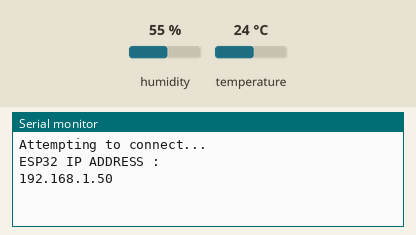
Bench run of a sketch on a simulated ESP32. On the bench: the last lines printed to the serial monitor. The test bench sets the inputs (shaded band); at power-on: humidity 55 %, temperature 24 °C. WiFi joins after 1.5 s; servers stay silent unless stated; no MQTT or app messages arrive unless stated.

Above: at 2.7 s.
2.8 s: humidity set to 22 %
At 6.1 s:
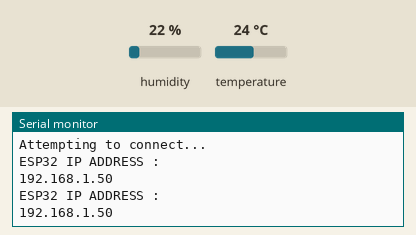
7.4 s: temperature set to 12 °C
At 11.5 s:
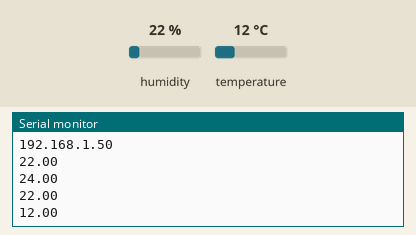
12.0 s: humidity set to 40 %
At 14.0 s:
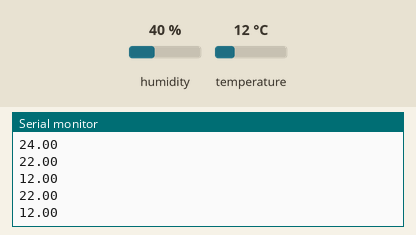
Timing chart, 0 to 15.5 s (numbered marks = the images above; inputs shaded):
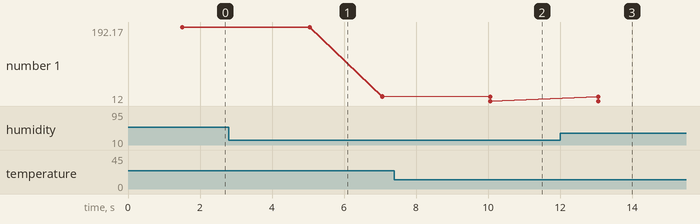

Measured:
- after the input at 7.4 s, the serial monitor: prints a new line after 2.7 s (image 2)
- plotted number 1: 24 → 12 after the input at 7.4 s

The sketch:

sketch_dec24a.ino
```cpp
/*
 *
 * This is sample code written for PG-DESD students of ACTS Batch to work with MQTT protocol
 *
 */
#include <WiFi.h>
#include <PubSubClient.h>
#include <esp_wifi.h>
#include "DHT.h"
#include <ArduinoJson.h>

// Set the custom MAC address in case your ESP32 is not regsitered with the acts network
uint8_t newMACAddress[] = {0x24, 0x6F, 0x28, 0xAA, 0x9B, 0x94};//24:6F:28:AA:9B:94
DynamicJsonDocument sensor_data_payload(1024);
#define DHTTYPE DHT22
uint8_t DHTPin = 4;
char sensor_data_format_for_mqtt_publish[1024];
const char* ssid =   "acts";                          //ssid - service set Identifier (Replace it with your ssid name)
const char* password =  "";                     // replace with ssid paasword
const char* mqttBroker = "192.168.77.175";                  // broker address - replace it with your broker address/cloud broker - test.mosquitto.org
//const char* mqttBrokerv1 = "test.mosquitto.org";
const int   mqttPort = 1883;                            // broker port number
const char* clientID = "techemotes";                   // client-id
//const char* clientIDv1 = "techemotes1";
const char* channelName1 = "cdac/diot/room/temp"; // topic names for publish
//const char* channelName2 =  "cdac/diot/room/humi";
DHT dht(DHTPin, DHTTYPE);
float h;
float t;
WiFiClient MQTTclient;
//WiFiClient MQTTclientv1;
PubSubClient client(MQTTclient);
//PubSubClient clientv1(MQTTclientv1);
long lastReconnectAttempt = 0;
boolean reconnect()
{
  if (client.connect(clientID)) {
    //client.subscribe(channelName); // Subscribe to channel.
    Serial.println("ESP32 IP ADDRESS : ");
    Serial.println(WiFi.localIP());
  }
  return client.connected();
}
//boolean reconnect_v1()
//{
//  if (clientv1.connect(clientIDv1)) {
//    //client.subscribe(channelName); // Subscribe to channel.
//    Serial.println("Subscribed");
//  }
//  return clientv1.connected();
//}
void setup() {
  Serial.begin(9600);
  pinMode(DHTPin, INPUT);
  dht.begin();
  Serial.println("Attempting to connect...");
  WiFi.mode(WIFI_STA);
  esp_wifi_set_mac(WIFI_IF_STA, &newMACAddress[0]);
  WiFi.begin(ssid, password); // Connect to WiFi.
  if (WiFi.waitForConnectResult() != WL_CONNECTED)
  {
    Serial.println("Couldn't connect to WiFi.");
  }
  Serial.println("ESP32 IP ADDRESS : ");
  Serial.println(WiFi.localIP());
  client.setServer(mqttBroker, mqttPort); // Connect to broker
//  clientv1.setServer(mqttBrokerv1, mqttPort); // Connect to broker
//  Serial.println("Connected to Broker");
  lastReconnectAttempt = 0;
}
void loop() {
  if (!client.connected())
  {
    long now = millis();
    if (now - lastReconnectAttempt > 5000) { // Try to reconnect.
      lastReconnectAttempt = now;
      if (reconnect())
      { // Attempt to reconnect.192.168.1.5
        lastReconnectAttempt = 0;
      }
    }
  }
//   if (!clientv1.connected())
//  {
//    long now = millis();
//    if (now - lastReconnectAttempt > 5000) { // Try to reconnect.
//      lastReconnectAttempt = now;
//      if (reconnect_v1())
//      { // Attempt to reconnect.192.168.1.5
//        lastReconnectAttempt = 0;
//      }
//    }
//  }
  else
  { //Connected.
    client.loop();
//    clientv1.loop();
    t = dht.readTemperature(); // Gets the values of the temperature
    h = dht.readHumidity(); // Gets the values of the humidity

    sensor_data_payload["temperatur"] = t;
    sensor_data_payload["humidit"] = h;
    serializeJson(sensor_data_payload, sensor_data_format_for_mqtt_publish);

    delay(2000);
    Serial.println(h);
    Serial.println(t);

    client.publish(channelName1, sensor_data_format_for_mqtt_publish);  //(topicname, payload)
//    clientv1.publish(channelName2, String(h).c_str());
//    clientv1.publish(channelName1, String(t).c_str());  //(topicname, payload)
//    client.publish(channelName2, String(humidity).c_str());
//    Serial.println("Message Published");
    delay(1000);
  }
}
```
